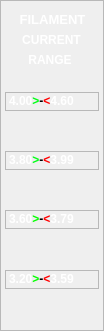
     <widget class="QFrame" name="frame_3">
      <property name="geometry">
       <rect>
        <x>863</x>
        <y>458</y>
        <width>104</width>
        <height>331</height>
       </rect>
      </property>
      <property name="styleSheet">
       <string notr="true">color:white;</string>
      </property>
      <property name="frameShape">
       <enum>QFrame::StyledPanel</enum>
      </property>
      <property name="frameShadow">
       <enum>QFrame::Raised</enum>
      </property>
      <widget class="QLabel" name="label_30">
       <property name="geometry">
        <rect>
         <x>5</x>
         <y>270</y>
         <width>94</width>
         <height>19</height>
        </rect>
       </property>
       <property name="frameShape">
        <enum>QFrame::StyledPanel</enum>
       </property>
       <property name="frameShadow">
        <enum>QFrame::Raised</enum>
       </property>
       <property name="text">
        <string>&lt;!DOCTYPE HTML PUBLIC &quot;-//W3C//DTD HTML 4.0//EN&quot; &quot;http://www.w3.org/TR/REC-html40/strict.dtd&quot;&gt;
&lt;html&gt;&lt;head&gt;&lt;meta name=&quot;qrichtext&quot; content=&quot;1&quot; /&gt;&lt;style type=&quot;text/css&quot;&gt;
p, li { white-space: pre-wrap; }
&lt;/style&gt;&lt;/head&gt;&lt;body style=&quot; font-family:'Sans Serif'; font-size:9pt; font-weight:400; font-style:normal;&quot;&gt;
&lt;table border=&quot;0&quot; style=&quot;-qt-table-type: root; margin-top:4px; margin-bottom:4px; margin-left:4px; margin-right:4px;&quot;&gt;
&lt;tr&gt;
&lt;td style=&quot;border: none;&quot;&gt;
&lt;p style=&quot; margin-top:0px; margin-bottom:0px; margin-left:0px; margin-right:0px; -qt-block-indent:0; text-indent:0px;&quot;&gt;&lt;span style=&quot; font-weight:600;&quot;&gt;3.20&lt;/span&gt;&lt;span style=&quot; font-weight:600; color:#04ff00;&quot;&gt;&amp;gt;&lt;/span&gt;&lt;span style=&quot; font-weight:600; color:#000000;&quot;&gt;-&lt;/span&gt;&lt;span style=&quot; font-weight:600; color:#ff0000;&quot;&gt;&amp;lt;&lt;/span&gt;&lt;span style=&quot; font-weight:600;&quot;&gt;3.59&lt;/span&gt;&lt;/p&gt;&lt;/td&gt;&lt;/tr&gt;&lt;/table&gt;&lt;/body&gt;&lt;/html&gt;</string>
       </property>
      </widget>
      <widget class="QLabel" name="label_29">
       <property name="geometry">
        <rect>
         <x>5</x>
         <y>210</y>
         <width>94</width>
         <height>19</height>
        </rect>
       </property>
       <property name="frameShape">
        <enum>QFrame::StyledPanel</enum>
       </property>
       <property name="frameShadow">
        <enum>QFrame::Raised</enum>
       </property>
       <property name="text">
        <string>&lt;!DOCTYPE HTML PUBLIC &quot;-//W3C//DTD HTML 4.0//EN&quot; &quot;http://www.w3.org/TR/REC-html40/strict.dtd&quot;&gt;
&lt;html&gt;&lt;head&gt;&lt;meta name=&quot;qrichtext&quot; content=&quot;1&quot; /&gt;&lt;style type=&quot;text/css&quot;&gt;
p, li { white-space: pre-wrap; }
&lt;/style&gt;&lt;/head&gt;&lt;body style=&quot; font-family:'Sans Serif'; font-size:9pt; font-weight:400; font-style:normal;&quot;&gt;
&lt;table border=&quot;0&quot; style=&quot;-qt-table-type: root; margin-top:4px; margin-bottom:4px; margin-left:4px; margin-right:4px;&quot;&gt;
&lt;tr&gt;
&lt;td style=&quot;border: none;&quot;&gt;
&lt;p style=&quot; margin-top:0px; margin-bottom:0px; margin-left:0px; margin-right:0px; -qt-block-indent:0; text-indent:0px;&quot;&gt;&lt;span style=&quot; font-weight:600;&quot;&gt;3.60&lt;/span&gt;&lt;span style=&quot; font-weight:600; color:#04ff00;&quot;&gt;&amp;gt;&lt;/span&gt;&lt;span style=&quot; font-weight:600; color:#000000;&quot;&gt;-&lt;/span&gt;&lt;span style=&quot; font-weight:600; color:#ff0000;&quot;&gt;&amp;lt;&lt;/span&gt;&lt;span style=&quot; font-weight:600;&quot;&gt;3.79&lt;/span&gt;&lt;/p&gt;&lt;/td&gt;&lt;/tr&gt;&lt;/table&gt;&lt;/body&gt;&lt;/html&gt;</string>
       </property>
      </widget>
      <widget class="QLabel" name="label_28">
       <property name="geometry">
        <rect>
         <x>5</x>
         <y>92</y>
         <width>94</width>
         <height>19</height>
        </rect>
       </property>
       <property name="frameShape">
        <enum>QFrame::StyledPanel</enum>
       </property>
       <property name="frameShadow">
        <enum>QFrame::Raised</enum>
       </property>
       <property name="text">
        <string>&lt;!DOCTYPE HTML PUBLIC &quot;-//W3C//DTD HTML 4.0//EN&quot; &quot;http://www.w3.org/TR/REC-html40/strict.dtd&quot;&gt;
&lt;html&gt;&lt;head&gt;&lt;meta name=&quot;qrichtext&quot; content=&quot;1&quot; /&gt;&lt;style type=&quot;text/css&quot;&gt;
p, li { white-space: pre-wrap; }
&lt;/style&gt;&lt;/head&gt;&lt;body style=&quot; font-family:'Sans Serif'; font-size:9pt; font-weight:400; font-style:normal;&quot;&gt;
&lt;table border=&quot;0&quot; style=&quot;-qt-table-type: root; margin-top:4px; margin-bottom:4px; margin-left:4px; margin-right:4px;&quot;&gt;
&lt;tr&gt;
&lt;td style=&quot;border: none;&quot;&gt;
&lt;p style=&quot; margin-top:0px; margin-bottom:0px; margin-left:0px; margin-right:0px; -qt-block-indent:0; text-indent:0px;&quot;&gt;&lt;span style=&quot; font-weight:600;&quot;&gt;4.00&lt;/span&gt;&lt;span style=&quot; font-weight:600; color:#00ff15;&quot;&gt;&amp;gt;&lt;/span&gt;&lt;span style=&quot; font-weight:600; color:#000000;&quot;&gt;-&lt;/span&gt;&lt;span style=&quot; font-weight:600; color:#ff0000;&quot;&gt;&amp;lt;&lt;/span&gt;&lt;span style=&quot; font-weight:600;&quot;&gt;4.60&lt;/span&gt;&lt;/p&gt;&lt;/td&gt;&lt;/tr&gt;&lt;/table&gt;&lt;/body&gt;&lt;/html&gt;</string>
       </property>
      </widget>
      <widget class="QLabel" name="label_31">
       <property name="geometry">
        <rect>
         <x>7</x>
         <y>10</y>
         <width>91</width>
         <height>20</height>
        </rect>
       </property>
       <property name="text">
        <string>&lt;!DOCTYPE HTML PUBLIC &quot;-//W3C//DTD HTML 4.0//EN&quot; &quot;http://www.w3.org/TR/REC-html40/strict.dtd&quot;&gt;
&lt;html&gt;&lt;head&gt;&lt;meta name=&quot;qrichtext&quot; content=&quot;1&quot; /&gt;&lt;style type=&quot;text/css&quot;&gt;
p, li { white-space: pre-wrap; }
&lt;/style&gt;&lt;/head&gt;&lt;body style=&quot; font-family:'Sans Serif'; font-size:9pt; font-weight:400; font-style:normal;&quot;&gt;
&lt;table border=&quot;0&quot; style=&quot;-qt-table-type: root; margin-top:4px; margin-bottom:4px; margin-left:4px; margin-right:4px;&quot;&gt;
&lt;tr&gt;
&lt;td style=&quot;border: none;&quot;&gt;
&lt;p align=&quot;center&quot; style=&quot; margin-top:0px; margin-bottom:0px; margin-left:0px; margin-right:0px; -qt-block-indent:0; text-indent:0px;&quot;&gt;&lt;span style=&quot; font-size:10pt; font-weight:600;&quot;&gt;FILAMENT&lt;/span&gt;&lt;/p&gt;&lt;/td&gt;&lt;/tr&gt;&lt;/table&gt;&lt;/body&gt;&lt;/html&gt;</string>
       </property>
      </widget>
      <widget class="QLabel" name="label_32">
       <property name="geometry">
        <rect>
         <x>27</x>
         <y>52</y>
         <width>46</width>
         <height>16</height>
        </rect>
       </property>
       <property name="text">
        <string>&lt;!DOCTYPE HTML PUBLIC &quot;-//W3C//DTD HTML 4.0//EN&quot; &quot;http://www.w3.org/TR/REC-html40/strict.dtd&quot;&gt;
&lt;html&gt;&lt;head&gt;&lt;meta name=&quot;qrichtext&quot; content=&quot;1&quot; /&gt;&lt;style type=&quot;text/css&quot;&gt;
p, li { white-space: pre-wrap; }
&lt;/style&gt;&lt;/head&gt;&lt;body style=&quot; font-family:'Sans Serif'; font-size:9pt; font-weight:400; font-style:normal;&quot;&gt;
&lt;table border=&quot;0&quot; style=&quot;-qt-table-type: root; margin-top:4px; margin-bottom:4px; margin-left:4px; margin-right:4px;&quot;&gt;
&lt;tr&gt;
&lt;td style=&quot;border: none;&quot;&gt;
&lt;p align=&quot;center&quot; style=&quot; margin-top:0px; margin-bottom:0px; margin-left:0px; margin-right:0px; -qt-block-indent:0; text-indent:0px;&quot;&gt;&lt;span style=&quot; font-weight:600;&quot;&gt;RANGE&lt;/span&gt;&lt;/p&gt;&lt;/td&gt;&lt;/tr&gt;&lt;/table&gt;&lt;/body&gt;&lt;/html&gt;</string>
       </property>
      </widget>
      <widget class="QLabel" name="label_33">
       <property name="geometry">
        <rect>
         <x>6</x>
         <y>30</y>
         <width>91</width>
         <height>20</height>
        </rect>
       </property>
       <property name="text">
        <string>&lt;!DOCTYPE HTML PUBLIC &quot;-//W3C//DTD HTML 4.0//EN&quot; &quot;http://www.w3.org/TR/REC-html40/strict.dtd&quot;&gt;
&lt;html&gt;&lt;head&gt;&lt;meta name=&quot;qrichtext&quot; content=&quot;1&quot; /&gt;&lt;style type=&quot;text/css&quot;&gt;
p, li { white-space: pre-wrap; }
&lt;/style&gt;&lt;/head&gt;&lt;body style=&quot; font-family:'Sans Serif'; font-size:9pt; font-weight:400; font-style:normal;&quot;&gt;
&lt;table style=&quot;-qt-table-type: root; margin-top:4px; margin-bottom:4px; margin-left:4px; margin-right:4px;&quot;&gt;
&lt;tr&gt;
&lt;td style=&quot;border: none;&quot;&gt;
&lt;p align=&quot;center&quot; style=&quot; margin-top:0px; margin-bottom:0px; margin-left:0px; margin-right:0px; -qt-block-indent:0; text-indent:0px;&quot;&gt;&lt;span style=&quot; font-weight:600;&quot;&gt;CURRENT&lt;/span&gt;&lt;/p&gt;&lt;/td&gt;&lt;/tr&gt;&lt;/table&gt;&lt;/body&gt;&lt;/html&gt;</string>
       </property>
      </widget>
      <widget class="QLabel" name="label_58">
       <property name="geometry">
        <rect>
         <x>5</x>
         <y>151</y>
         <width>94</width>
         <height>19</height>
        </rect>
       </property>
       <property name="frameShape">
        <enum>QFrame::StyledPanel</enum>
       </property>
       <property name="frameShadow">
        <enum>QFrame::Raised</enum>
       </property>
       <property name="text">
        <string>&lt;!DOCTYPE HTML PUBLIC &quot;-//W3C//DTD HTML 4.0//EN&quot; &quot;http://www.w3.org/TR/REC-html40/strict.dtd&quot;&gt;
&lt;html&gt;&lt;head&gt;&lt;meta name=&quot;qrichtext&quot; content=&quot;1&quot; /&gt;&lt;style type=&quot;text/css&quot;&gt;
p, li { white-space: pre-wrap; }
&lt;/style&gt;&lt;/head&gt;&lt;body style=&quot; font-family:'Sans Serif'; font-size:9pt; font-weight:400; font-style:normal;&quot;&gt;
&lt;table border=&quot;0&quot; style=&quot;-qt-table-type: root; margin-top:4px; margin-bottom:4px; margin-left:4px; margin-right:4px;&quot;&gt;
&lt;tr&gt;
&lt;td style=&quot;border: none;&quot;&gt;
&lt;p style=&quot; margin-top:0px; margin-bottom:0px; margin-left:0px; margin-right:0px; -qt-block-indent:0; text-indent:0px;&quot;&gt;&lt;span style=&quot; font-weight:600;&quot;&gt;3.80&lt;/span&gt;&lt;span style=&quot; font-weight:600; color:#00ff15;&quot;&gt;&amp;gt;&lt;/span&gt;&lt;span style=&quot; font-weight:600; color:#000000;&quot;&gt;-&lt;/span&gt;&lt;span style=&quot; font-weight:600; color:#ff0000;&quot;&gt;&amp;lt;&lt;/span&gt;&lt;span style=&quot; font-weight:600;&quot;&gt;3.99&lt;/span&gt;&lt;/p&gt;&lt;/td&gt;&lt;/tr&gt;&lt;/table&gt;&lt;/body&gt;&lt;/html&gt;</string>
       </property>
      </widget>
     </widget>
